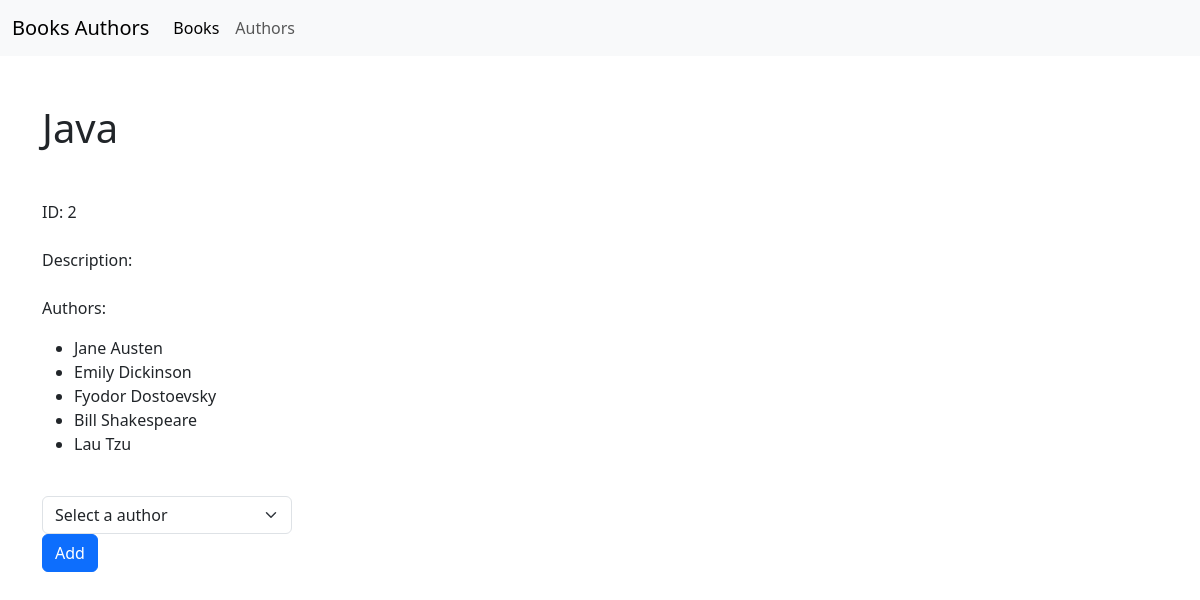
The page /books/2 on the database its author committed.
### books_authors_app0/models.py (models this page shows, shortened)
class Book(models.Model):
    title = models.CharField(max_length=100)
    description = models.TextField()
    created_at = models.DateTimeField(auto_now_add=True)
    updated_at = models.DateTimeField(auto_now=True)
    authors = models.ManyToManyField(Author)

class Author(models.Model):
    first_name = models.CharField(max_length=50)
    last_name = models.CharField(max_length=50)
    created_at = models.DateTimeField(auto_now_add=True)
    updated_at = models.DateTimeField(auto_now=True)
    note = models.TextField()
    def __str__(self):
        return f"{self.first_name} {self.last_name}"

### books_authors_app0/views.py (the view)
# urls.py: path('books/<int:pk>',views.book_details, name='details'),
def book_details(request, pk):
    book = get_object_or_404(Book, id=pk)
    book_authors = book.authors.all()
    authors = Author.objects.all()
    context = {'book': book, 'book_authors': book_authors, 'authors': authors}
    return render(request, "book_details.html", context)

### templates/book_details.html (shortened to what this page needs)
{% extends './base.html' %}
{% block content %}
        <div class="row mt-5">
            <h1 class="mb-5">{{book.title}}</h1>
            <div>
                <span class="bold">ID</span>: {{book.id}} <br> <br>
                <span >Description</span>: {{book.description}}  <br><br>
                <div >
                    <p>Authors:</p>
                    <ul>
                        {% for author in book_authors %}
                        <li >
                          {{author.first_name}} {{author.last_name}}
                        </li>
                        {% endfor %}
                      </ul>
                </div>
                <br>
                <form method="POST" action="{% url 'books_authors_app0:add_book' pk=book.id %}">
                    <div style="max-width: 250px">
                    <select  name="bbb" class="form-select"  >
                        <option selected>Select a author</option>
                    </select>
                    </div>
                <button type="submit" class="btn btn-primary">Add</button>
                </form>
            </div>
        </div>
{% endblock content %}

### rows shown on the page
Book: title "Java", id "2"
Author: first_name "Jane", last_name "Austen"
Author: first_name "Emily", last_name "Dickinson"
Author: first_name "Fyodor", last_name "Dostoevsky"
Author: first_name "Bill", last_name "Shakespeare"
Author: first_name "Lau", last_name "Tzu"
